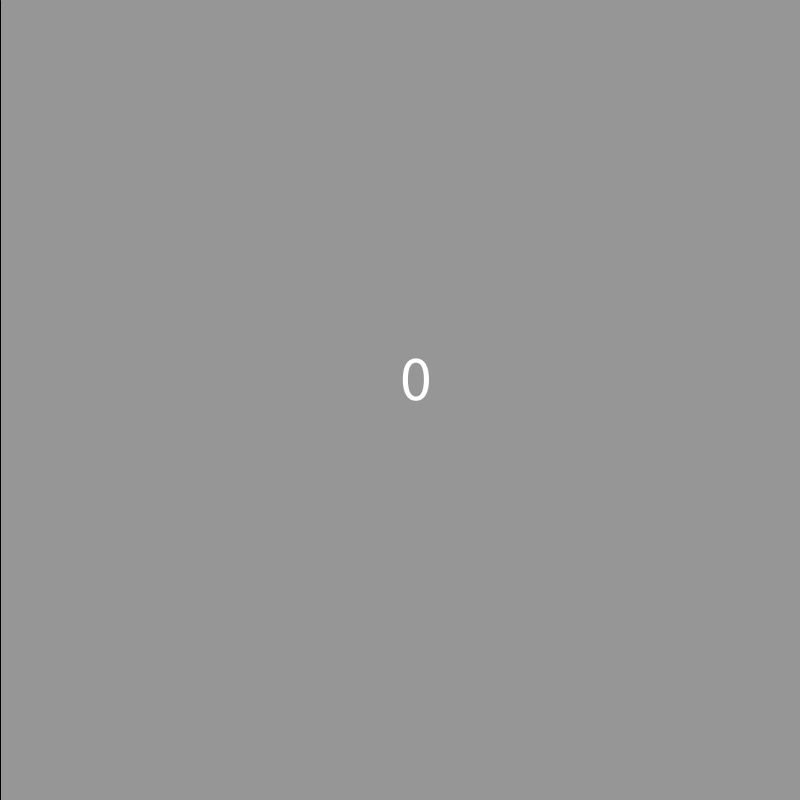
Frame 1 (no input)
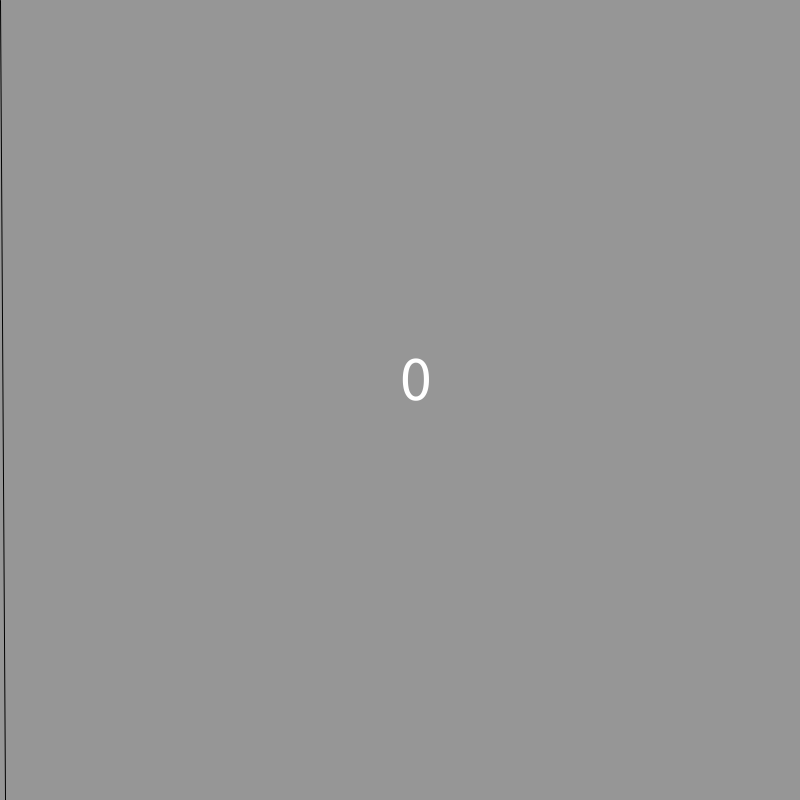
Frame 60 (the mouse pressed at the canvas centre just before this capture)
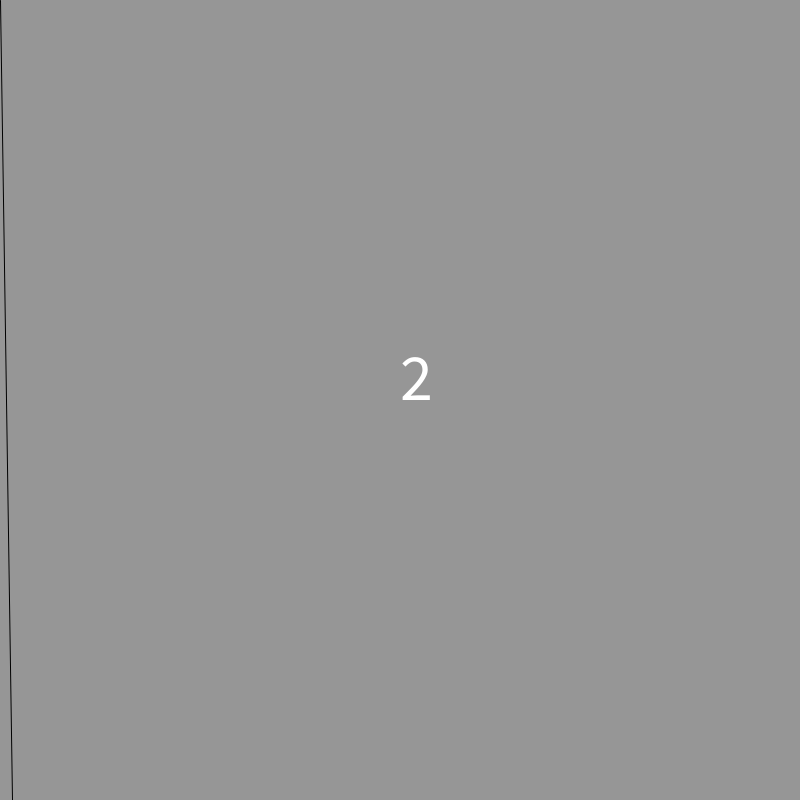
Frame 120 (the mouse held since frame 60 and released just before this capture)

The Processing sketch that drew these frames (run headless with seeded random() and noise(); from frame 60 on, the mouse is pressed at the canvas centre):

// Processing sketch: math
// ── math.pde
float x=0.0;
int y=height;

int mod;

void setup(){
  size(800,800);  
}

void draw(){
  background(150);
  x+=0.1; //add and asign
  y--; //incriment
  line(0,0,x,height);
  
  mod = int(x) % 5;
  textSize(64+mod);
  textMode(CENTER);
  text(str(mod), (width/2), height/2);
}
